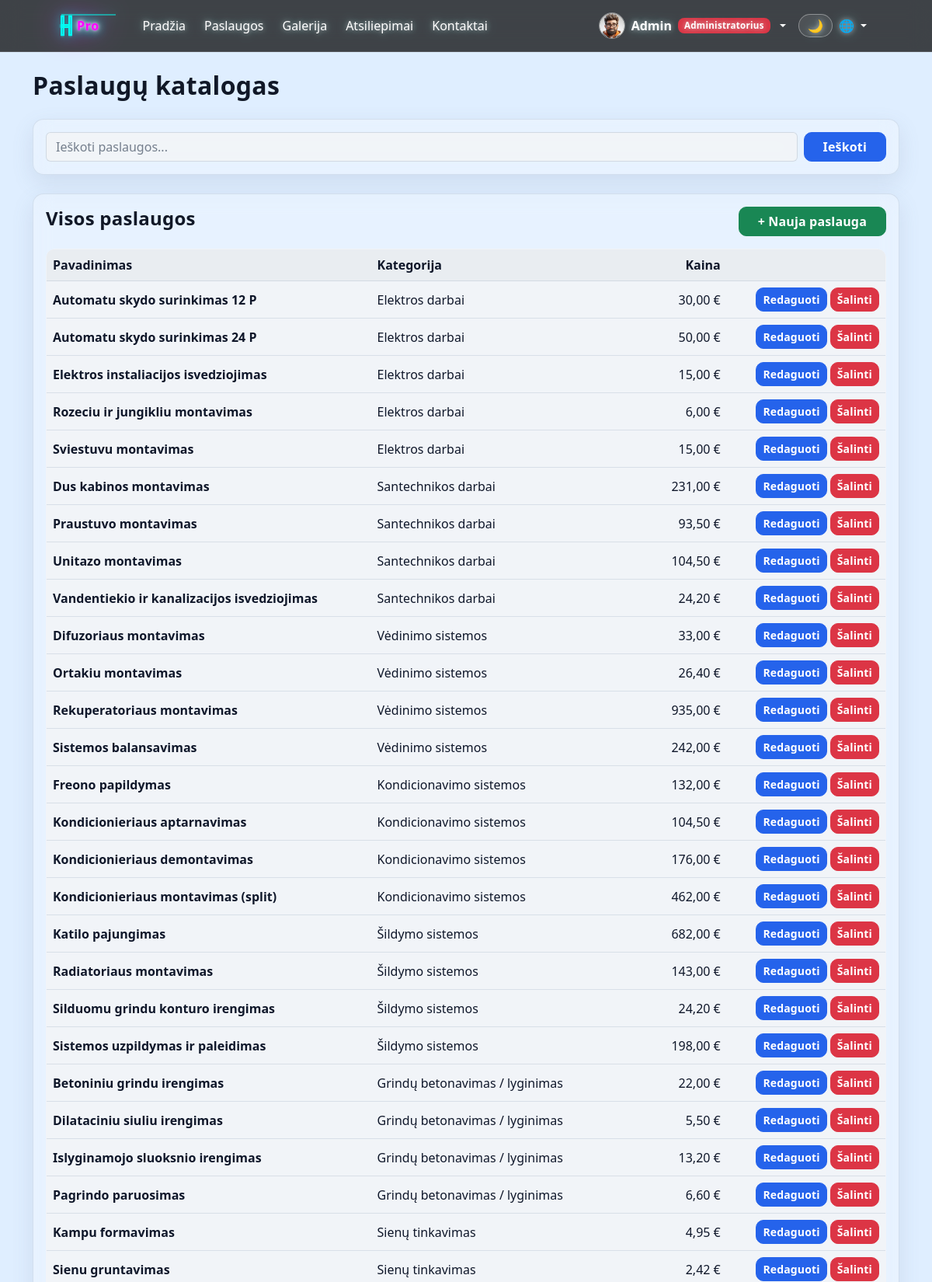
Screenshot of /services/manage/ (signed in, upper part) with the database file from the repository.
### main/models.py (models this page shows, shortened)
class Profile(models.Model):
    ROLE_CHOICES = [
        ('client', _('Klientas')),
        ('manager', _('Vadybininkas')),
        ('admin', _('Administratorius')),
        ('staff', _('Darbuotojas')),
    ]
    user = models.OneToOneField(User, on_delete=models.CASCADE, related_name='profile')
    avatar = models.ImageField(upload_to='avatars/', blank=True, null=True)
    bio = models.TextField(blank=True)
    phone = models.CharField(max_length=30, blank=True)
    city = models.CharField(max_length=100, blank=True)
    address = models.CharField(max_length=255, blank=True)
    role = models.CharField(max_length=20, choices=ROLE_CHOICES, default='client')
    is_legal_entity = models.BooleanField(default=False)
    company_name = models.CharField(max_length=255, blank=True)
    company_code = models.CharField(max_length=30, blank=True)
    company_vat_code = models.CharField(max_length=30, blank=True)
    company_address = models.CharField(max_length=255, blank=True)

### services/models.py (models this page shows, shortened)
class Service(models.Model):
    UNIT_CHOICES = [
        ('m2', 'm²'),
        ('m', _('bėginiai metrai')),
        ('vnt', _('vnt.')),
        ('h', _('valandos')),
        ('task', _('taškai')),
    ]
    category = models.ForeignKey(ServiceCategory, on_delete=models.CASCADE, related_name='services')
    name = models.CharField(max_length=200)
    description = models.TextField(blank=True, null=True)
    unit = models.CharField(max_length=10, choices=UNIT_CHOICES, default='vnt')
    price = models.DecimalField(max_digits=10, decimal_places=2)
    class Meta:
        verbose_name = _("Paslauga")
        verbose_name_plural = _("Paslaugos")
        ordering = ['category', 'name']

class ServiceCategory(models.Model):
    name = models.CharField(max_length=100, unique=True)
    description = models.TextField(blank=True, null=True)
    class Meta:
        verbose_name = _("Paslaugų kategorija")
        verbose_name_plural = _("Paslaugų kategorijos")
        ordering = ['id']

### services/views.py (the view)
# urls.py: path('manage/', views.service_list, name='service_list'),
@login_required
def service_list(request):
    if not _can_manage(request):
        messages.error(request, _("Neturite teisės pasiekti šio puslapio."))
        return redirect('services_home')
    q = request.GET.get('q', '').strip()
    services = Service.objects.select_related('category').all()
    if q:
        services = services.filter(Q(name__icontains=q) | Q(category__name__icontains=q)).distinct()
    return render(request, 'services/service_list.html', {'services': services})

### main/context_processors.py (called while the page is built)
def _next_global_visit_counter():
    total_visits = 0
    if default_storage.exists(VISIT_COUNTER_PATH):
        try:
            with default_storage.open(VISIT_COUNTER_PATH, 'r') as counter_file:
                data = json.load(counter_file)
            total_visits = int(data.get('total_visits', 0))
        except (OSError, ValueError, TypeError, json.JSONDecodeError):
            total_visits = 0
    total_visits += 1
    payload = {'total_visits': total_visits}
    if default_storage.exists(VISIT_COUNTER_PATH):
        default_storage.delete(VISIT_COUNTER_PATH)
    default_storage.save(VISIT_COUNTER_PATH, ContentFile(json.dumps(payload)))
    return total_visits

def company_info(request):
    visit_counter = _next_global_visit_counter()
    return {
        'company_info': settings.COMPANY_INFO,
        'visit_counter': visit_counter,
    }

### main/templatetags/role_badges.py (called while the page is built)
@register.simple_tag
def get_or_create_profile(user):
    if not user or not getattr(user, 'is_authenticated', False):
        return None
    profile, _ = Profile.objects.get_or_create(user=user)
    if user.is_superuser:
        if profile.role != 'admin':
            profile.role = 'admin'
            profile.save(update_fields=['role'])
    elif user.is_staff:
        if profile.role != 'staff':
            profile.role = 'staff'
            profile.save(update_fields=['role'])
    return profile

@register.simple_tag
def role_badge(role):
    colors = {
        'client': 'success',
        'manager': 'primary',
        'admin': 'danger',
        'staff': 'warning',
    }
    labels = {
        'client': _('Klientas'),
        'manager': _('Vadybininkas'),
        'admin': _('Administratorius'),
        'staff': _('Darbuotojas'),
    }
    color = colors.get(role, 'secondary')
    label = labels.get(role, role)
    return mark_safe(f'<span class="badge bg-{color}">{label}</span>')

### services/views.py (called while the page is built)
def _can_manage(request):
    if not request.user.is_authenticated:
        return False
    if request.user.is_staff or request.user.is_superuser:
        return True
    profile = getattr(request.user, 'profile', None)
    return profile is not None and profile.role in ('admin', 'manager')

### services/templates/services/service_list.html
{% extends 'main/base.html' %}
{% load static %}
{% load i18n %}
{% block content %}
<div class="container mt-4">
    <h2 class="fw-bold mb-4">{% trans "Paslaugų katalogas" %}</h2>
    <div class="glass-card p-3 mb-4">
        <form method="GET" class="d-flex gap-2">
            <input type="text" name="q" class="form-control" placeholder="{% trans 'Ieškoti paslaugos...' %}" value="{{ request.GET.q }}">
            <button class="btn btn-primary px-4">{% trans "Ieškoti" %}</button>
        </form>
    </div>
    <div class="glass-card p-3">
        <div class="d-flex justify-content-between align-items-center mb-3">
            <h4 class="fw-semibold">{% trans "Visos paslaugos" %}</h4>
            <a href="{% url 'service_create' %}" class="btn btn-success px-4">+ {% trans "Nauja paslauga" %}</a>
        </div>
        <div class="table-responsive">
            <table class="table table-hover align-middle">
                <thead>
                    <tr>
                        <th>{% trans "Pavadinimas" %}</th>
                        <th>{% trans "Kategorija" %}</th>
                        <th class="num-col">{% trans "Kaina" %}</th>
                        <th></th>
                    </tr>
                </thead>
                <tbody>
                    {% for service in services %}
                    <tr>
                        <td class="fw-semibold">{{ service.name }}</td>
                        <td>{{ service.category.name }}</td>
                        <td class="num-col">{{ service.price|floatformat:2 }} €</td>
                        <td class="text-end">
                            <a href="{% url 'service_edit' service.id %}" class="btn btn-sm btn-primary">{% trans "Redaguoti" %}</a>
                            <a href="{% url 'service_delete' service.id %}" class="btn btn-sm btn-danger">{% trans "Šalinti" %}</a>
                        </td>
                    </tr>
                    {% empty %}
                    <tr>
                        <td colspan="4" class="text-center text-muted py-4">
                            {% trans "Paslaugų nerasta." %}
                        </td>
                    </tr>
                    {% endfor %}
                </tbody>
            </table>
        </div>
    </div>
</div>
{% endblock %}

### main/templates/main/navbar.html (shortened to what this page needs)
{% load static %}
{% load role_badges %}
{% load i18n %}
<nav class="navbar navbar-expand-lg navbar-dark bg-dark bg-opacity-75 backdrop-blur">
    <div class="container-fluid">
        <div class="collapse navbar-collapse" id="mainNav">
            <div class="d-flex align-items-center gap-3">
                <a href="{% url 'home' %}" class="navbar-brand neon-logo" title="H-Pro">
                    <svg width="84" height="40" viewBox="0 0 84 40" fill="none" xmlns="http://www.w3.org/2000/svg" aria-label="HPro logo">
                        <text x="23" y="26" fill="#FF00FF" font-size="16" font-weight="700" font-family="Segoe UI, Arial, sans-serif" letter-spacing="0.6" filter="url(#neonGlow)">Pro</text>
                    </svg>
                </a>
            </div>
            <ul class="navbar-nav me-auto align-items-lg-center gap-lg-2">
                <li class="nav-item"><a class="nav-link" href="{% url 'home' %}">{% trans "Pradžia" %}</a></li>
                <li class="nav-item"><a class="nav-link" href="{% url 'services_home' %}">{% trans "Paslaugos" %}</a></li>
                <li class="nav-item"><a class="nav-link" href="{% url 'gallery_home' %}">{% trans "Galerija" %}</a></li>
                <li class="nav-item"><a class="nav-link" href="{% url 'reviews_list' %}">{% trans "Atsiliepimai" %}</a></li>
                <li class="nav-item"><a class="nav-link" href="{% url 'contact' %}">{% trans "Kontaktai" %}</a></li>
            </ul>
            <ul class="navbar-nav ms-auto align-items-lg-center">
                {% if user.is_authenticated %}
                    {% get_or_create_profile user as nav_profile %}
                    <li class="nav-item dropdown user-menu">
                        <a class="nav-link dropdown-toggle d-flex align-items-center gap-2 py-2" href="#" role="button" data-bs-toggle="dropdown" aria-expanded="false">
                            {% if nav_profile and nav_profile.avatar and nav_profile.avatar.url %}
                                <img src="{{ nav_profile.avatar.url }}" alt="{{ user.username }}" class="nav-avatar">
                            {% else %}
                                <img src="{% static 'main/img/default-avatar.png' %}" alt="{{ user.username }}" class="nav-avatar">
                            {% endif %}
                            <span class="fw-semibold">{{ user.username }}</span>
                            {% if nav_profile %}
                                {% role_badge nav_profile.role %}
                            {% endif %}
                        </a>
                    </li>
                    {% else %}
                    <li class="nav-item">
                        <a href="{% url 'login' %}" class="btn btn-outline-light">{% trans "Prisijungti" %}</a>
                    </li>
                {% endif %}
                <li class="nav-item ms-lg-2">
                    <button id="themeToggle" type="button" class="btn nav-theme-toggle" aria-label="{% trans 'Dienos / nakties režimas' %}" title="{% trans 'Dienos / nakties režimas' %}">🌙</button>
                </li>
                <li class="nav-item dropdown">
                    <a class="nav-link dropdown-toggle" href="#" role="button" data-bs-toggle="dropdown" aria-expanded="false" style="cursor: pointer;">
                        🌐
                    </a>
                </li>
            </ul>
        </div>
    </div>
</nav>

### rows the page displays
Profile: avatar (picture), role "Administratorius"
Service: name "Automatu skydo surinkimas 12 P", category.name "Elektros darbai", price "30,00"
Service: name "Automatu skydo surinkimas 24 P", category.name "Elektros darbai", price "50,00"
Service: name "Elektros instaliacijos isvedziojimas", category.name "Elektros darbai", price "15,00"
Service: name "Rozeciu ir jungikliu montavimas", category.name "Elektros darbai", price "6,00"
Service: name "Sviestuvu montavimas", category.name "Elektros darbai", price "15,00"
Service: name "Dus kabinos montavimas", category.name "Santechnikos darbai", price "231,00"
Service: name "Praustuvo montavimas", category.name "Santechnikos darbai", price "93,50"
Service: name "Unitazo montavimas", category.name "Santechnikos darbai", price "104,50"
Service: name "Vandentiekio ir kanalizacijos isvedziojimas", category.name "Santechnikos darbai", price "24,20"
Service: name "Difuzoriaus montavimas", category.name "Vėdinimo sistemos", price "33,00"
Service: name "Ortakiu montavimas", category.name "Vėdinimo sistemos", price "26,40"
Service: name "Rekuperatoriaus montavimas", category.name "Vėdinimo sistemos", price "935,00"
Service: name "Sistemos balansavimas", category.name "Vėdinimo sistemos", price "242,00"
Service: name "Freono papildymas", category.name "Kondicionavimo sistemos", price "132,00"
Service: name "Kondicionieriaus aptarnavimas", category.name "Kondicionavimo sistemos", price "104,50"
Service: name "Kondicionieriaus demontavimas", category.name "Kondicionavimo sistemos", price "176,00"
Service: name "Kondicionieriaus montavimas (split)", category.name "Kondicionavimo sistemos", price "462,00"
Service: name "Katilo pajungimas", category.name "Šildymo sistemos", price "682,00"
Service: name "Radiatoriaus montavimas", category.name "Šildymo sistemos", price "143,00"
Service: name "Silduomu grindu konturo irengimas", category.name "Šildymo sistemos", price "24,20"
Service: name "Sistemos uzpildymas ir paleidimas", category.name "Šildymo sistemos", price "198,00"
Service: name "Betoniniu grindu irengimas", category.name "Grindų betonavimas / lyginimas", price "22,00"
Service: name "Dilataciniu siuliu irengimas", category.name "Grindų betonavimas / lyginimas", price "5,50"
Service: name "Islyginamojo sluoksnio irengimas", category.name "Grindų betonavimas / lyginimas", price "13,20"
Service: name "Pagrindo paruosimas", category.name "Grindų betonavimas / lyginimas", price "6,60"
Service: name "Kampu formavimas", category.name "Sienų tinkavimas", price "4,95"
Service: name "Sienu gruntavimas", category.name "Sienų tinkavimas", price "2,42"

### other values shown
{{ user.username }} "Admin"
